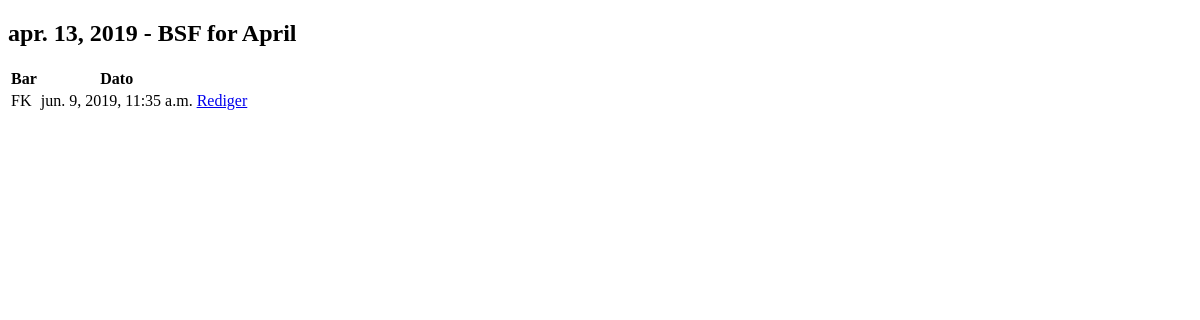
Before: /intern/festkassen/admin/bsf/1 (signed in) with the older database file.
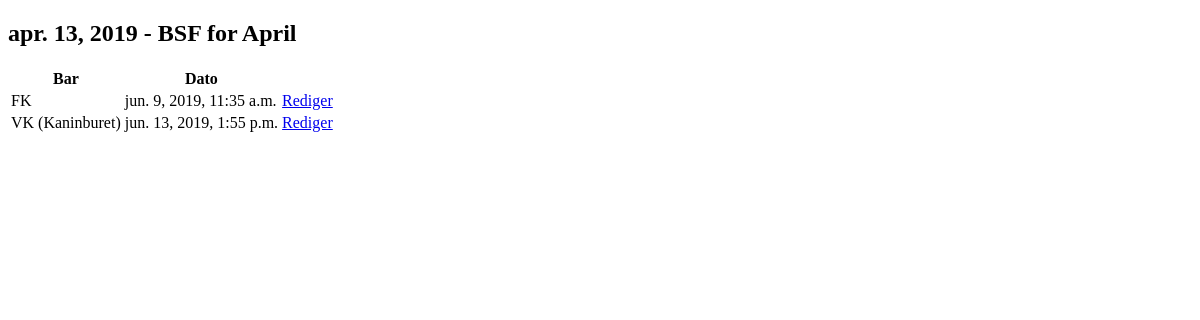
After: the same page with the newer database file.
### festkassen/models.py (models this page shows, shortened)
class Eksternkrysseliste(models.Model):
    dato = models.DateTimeField(default=timezone.now)
    opprettet_av = models.ForeignKey(User, null=True, blank=True, on_delete=models.CASCADE)
    bar = models.ForeignKey(Bar, on_delete=models.CASCADE)
    bsf = models.ForeignKey(BSF, on_delete=models.CASCADE)
    class Meta:
        verbose_name_plural = "Eksternkrysselister"

class Bar(models.Model):
    gjengnavn = models.CharField(max_length=100)
    barnavn = models.CharField(max_length=100, blank=True, null=True)
    aktiv = models.BooleanField(default=True)
    class Meta:
        verbose_name_plural = "Barer"
    def __str__(self):
        if self.barnavn:
            return "%s (%s)" % (self.gjengnavn, self.barnavn)
        elif self.gjengnavn:
            return self.gjengnavn
        else:
            return "Ukjent Bar"

### festkassen/views/admin_bsf.py (the view)
# urls.py: path('admin/bsf/<int:bsf_pk>', views.admin_rediger_bsf, name='admin_rediger_bsf'),
@login_required
@user_passes_test(er_festkasse)
def admin_rediger_bsf(request, bsf_pk):
    eksternlister = Eksternkrysseliste.objects.filter(bsf=bsf_pk)
    bsf = BSF.objects.get(pk=bsf_pk)
    context = {
        'bsf': bsf,
        'eksternlister': eksternlister
    }
    return render(request, 'festkassen/admin_rediger_bsf.html', context)

### festkassen/views/admin.py (called while the page is built)
def er_festkasse(user):
    return user.groups.filter(name='Festkasse').exists()

### templates/festkassen/admin_rediger_bsf.html (shortened to what this page needs)
<!DOCTYPE html>
<html lang="en">
<head>
</head>
<body>
    <h2>{{ bsf.dato }} - {{ bsf.beskrivelse }}</h2>
    <table>
        <tr>
            <th> Bar </th>
            <th> Dato </th>
            <th></th>
        </tr>
        {% for eksternliste in eksternlister %}
            <tr>
                <td>{{ eksternliste.bar }}</td>
                <td>{{ eksternliste.dato }}</td>
                <td><a href="{% url 'festkassen:admin_rediger_ekstern_liste' bsf.pk eksternliste.pk %}"> Rediger </a></td>
            </tr>
        {% endfor %}
    </table>
</body>
</html>

Changed rows visible on the page:
added Eksternkrysseliste: bar "VK (Kaninburet)", dato "jun. 13, 2019, 1:55 p.m."
